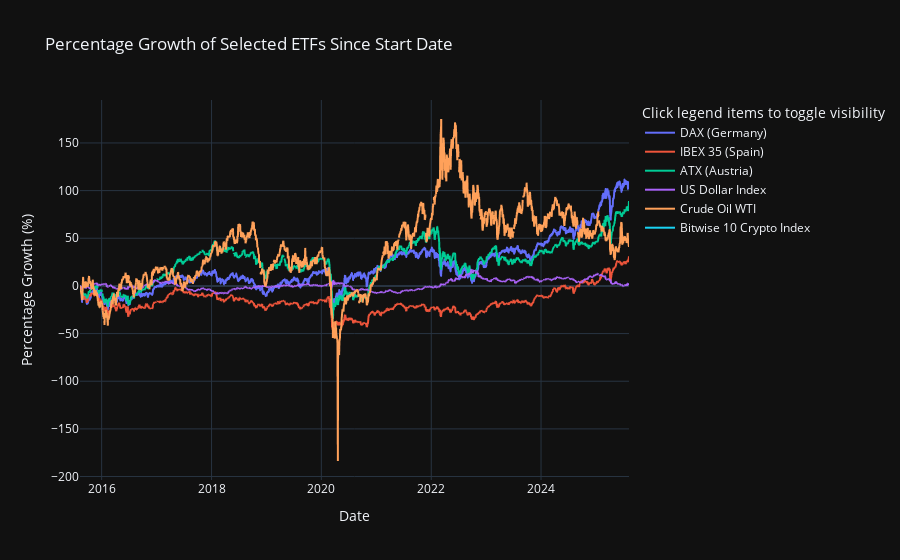

Write notebook code for a chart like this one.
### Markdown cell above
Plot Selected List

### Code cell
import yfinance as yf
import pandas as pd
import matplotlib.pyplot as plt
import plotly.express as px

def plotPercentageGrowthWithPlotly():

    start_date = "2015-08-10"
    end_date = "2025-08-10"

    combined = pd.DataFrame()

    for name, ticker in user_selected.items():
        df = yf.download(ticker, start=start_date, end=end_date, auto_adjust=True)
        if df.empty:
            print(f"No data for {ticker} - skipping")
            continue
        combined[name] = df['Close']

    if combined.empty:
        raise ValueError("No data downloaded for any ticker")

    # Calculate percentage growth since start date
    pct_growth = combined.div(combined.iloc[0]).sub(1).mul(100)

    df_long = pct_growth.reset_index().melt(id_vars="Date", var_name="ETF", value_name="Pct Growth")

    # Plot interactive chart
    fig = px.line(df_long, x="Date", y="Pct Growth", color="ETF",
                  title="Percentage Growth of Selected ETFs Since Start Date",
                  labels={"Pct Growth": "Percentage Growth (%)"})

    fig.update_layout(legend_title_text='Click legend items to toggle visibility')

    fig.show()

plotPercentageGrowthWithPlotly()

### Figure 1 — Plotly figure (JSON) as saved in the notebook; plotly's stock layout.template omitted (floating-point values rounded to 4 significant figures; data arrays with more than 128 entries replaced by an {"elided": "..."} marker saying what was removed)
{"data": [{"hovertemplate": "ETF=DAX (Germany)<br>Date=%{x}<br>Percentage Growth (%)=%{y}<extra></extra>", "legendgroup": "DAX (Germany)", "line": {"color": "#636efa", "dash": "solid"}, "marker": {"symbol": "circle"}, "mode": "lines", "name": "DAX (Germany)", "showlegend": true, "x": {"elided": "2539 str values"}, "xaxis": "x", "y": {"elided": "2539 float values"}, "yaxis": "y", "type": "scattergl"}, {"hovertemplate": "ETF=IBEX 35 (Spain)<br>Date=%{x}<br>Percentage Growth (%)=%{y}<extra></extra>", "legendgroup": "IBEX 35 (Spain)", "line": {"color": "#EF553B", "dash": "solid"}, "marker": {"symbol": "circle"}, "mode": "lines", "name": "IBEX 35 (Spain)", "showlegend": true, "x": {"elided": "2539 str values"}, "xaxis": "x", "y": {"elided": "2539 float values"}, "yaxis": "y", "type": "scattergl"}, {"hovertemplate": "ETF=ATX (Austria)<br>Date=%{x}<br>Percentage Growth (%)=%{y}<extra></extra>", "legendgroup": "ATX (Austria)", "line": {"color": "#00cc96", "dash": "solid"}, "marker": {"symbol": "circle"}, "mode": "lines", "name": "ATX (Austria)", "showlegend": true, "x": {"elided": "2539 str values"}, "xaxis": "x", "y": {"elided": "2539 float values"}, "yaxis": "y", "type": "scattergl"}, {"hovertemplate": "ETF=US Dollar Index<br>Date=%{x}<br>Percentage Growth (%)=%{y}<extra></extra>", "legendgroup": "US Dollar Index", "line": {"color": "#ab63fa", "dash": "solid"}, "marker": {"symbol": "circle"}, "mode": "lines", "name": "US Dollar Index", "showlegend": true, "x": {"elided": "2539 str values"}, "xaxis": "x", "y": {"elided": "2539 float values"}, "yaxis": "y", "type": "scattergl"}, {"hovertemplate": "ETF=Crude Oil WTI<br>Date=%{x}<br>Percentage Growth (%)=%{y}<extra></extra>", "legendgroup": "Crude Oil WTI", "line": {"color": "#FFA15A", "dash": "solid"}, "marker": {"symbol": "circle"}, "mode": "lines", "name": "Crude Oil WTI", "showlegend": true, "x": {"elided": "2539 str values"}, "xaxis": "x", "y": {"elided": "2539 float values"}, "yaxis": "y", "type": "scattergl"}, {"hovertemplate": "ETF=Bitwise 10 Crypto Index<br>Date=%{x}<br>Percentage Growth (%)=%{y}<extra></extra>", "legendgroup": "Bitwise 10 Crypto Index", "line": {"color": "#19d3f3", "dash": "solid"}, "marker": {"symbol": "circle"}, "mode": "lines", "name": "Bitwise 10 Crypto Index", "showlegend": true, "x": {"elided": "2539 str values"}, "xaxis": "x", "y": {"elided": "2539 float values"}, "yaxis": "y", "type": "scattergl"}], "layout": {"xaxis": {"anchor": "y", "domain": [0.0, 1.0], "title": {"text": "Date"}}, "yaxis": {"anchor": "x", "domain": [0.0, 1.0], "title": {"text": "Percentage Growth (%)"}}, "legend": {"title": {"text": "Click legend items to toggle visibility"}, "tracegroupgap": 0}, "title": {"text": "Percentage Growth of Selected ETFs Since Start Date"}}}
